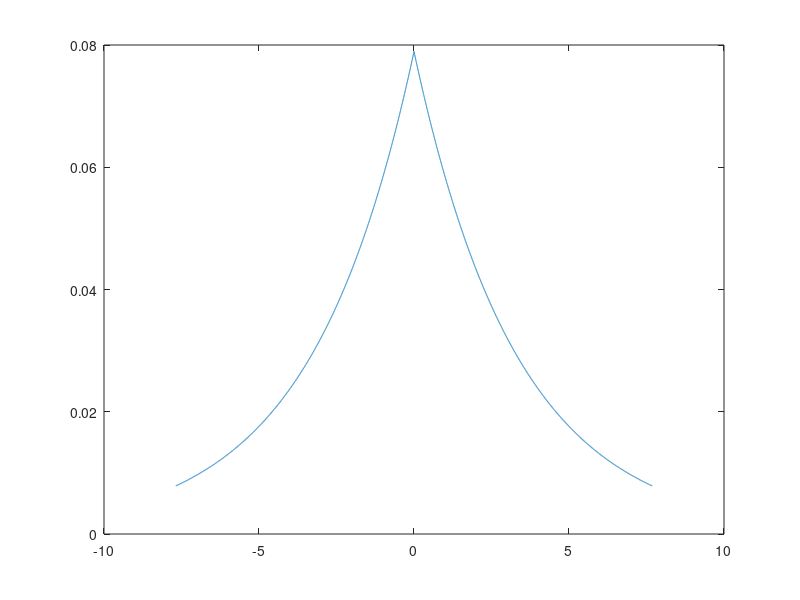

MATLAB code to generate this figure: (Note: this script raises an error after producing the figure.)
clear all 
close all
rand('state',123)
randn('state',223)
logname = "new_rotatingTarget_Laplace.csv";

numOfNodes = 8;
roh = 1;
m = 1;
epsilon = 0.3;
delta = 0.0243998192017306;
lamda = roh/epsilon;
a_m = (roh/epsilon)*log1p(expm1(epsilon)*((m*(1-expm1(-epsilon/m)))/(2*delta)) )
phi_m = 1/(2*lamda*(1-expm1(-a_m/lamda)))
%interval_Laplace = fixed.Interval(-a_m, a_m);
x_m = -a_m:a_m/5000:a_m;
p_Laplace = phi_m .* exp(-abs(x_m)/lamda);
plot(x_m,p_Laplace);
%p_Laplace = @(w)phi_m .* exp(-abs(w)/lamda);
%figure;
%fplot(p_Laplace,[-a_m,a_m]);

s1= size(x_m);
F= [0.992 -0.1247; 0.1247 0.992];
x(:,1) = [50;50];
h(1)=0; %[0,1]

p_Laplace = p_Laplace/sum(p_Laplace); % Make sure probabilites add up to 1.
cp_Laplace = [0, cumsum(p_Laplace)]
% r_Laplace = rand;
% ind_Laplace = find(r_Laplace>cp_Laplace, 1, 'last');
% resultdp_Laplace = x_m(ind_Laplace);
r_Laplace1 = rand;
ind_Laplace1 = find(r_Laplace1>cp_Laplace, 1, 'last');
resultdp_Laplace1 = x_m(ind_Laplace1);
r_Laplace2 = rand;
ind_Laplace2 = find(r_Laplace2>cp_Laplace, 1, 'last');
resultdp_Laplace2 = x_m(ind_Laplace2);
% figure;
zm = zonotope([0],[.01 0.02]);
rng(1,'twister');%12-8-2022 
p1 = randPoint(zm);
p2 = randPoint(zm);
x_noisy(:,1) = x(:,1) + [p1;p2];

x_noisydp(:,1) = x_noisy(:,1)+[resultdp_Laplace1;resultdp_Laplace2];
nodeIndex(1) = 0;
dataLength= 1e4;
for i=2:dataLength
    if mod(i,8)==0%8 
        x(:,i) = F*x(:,i-1);
    else
        x(:,i) = x(:,i-1);
    end
    rng(i,'twister');%12-8-2022 
    p1 = randPoint(zm);
    x_noisy(:,i) = x(:,i) + [p1;p2];
    r_Laplace1 = rand;
    ind_Laplace1 = find(r_Laplace1>cp_Laplace, 1, 'last');
    resultdp_Laplace1 = x_m(ind_Laplace1);
    r_Laplace2 = rand;
    ind_Laplace2 = find(r_Laplace2>cp_Laplace, 1, 'last');
    resultdp_Laplace2 = x_m(ind_Laplace2);
    %rand_num = randpdf(pdf_sample, sample, 1);
    x_noisydp(:,i) = x_noisy(:,i)+[resultdp_Laplace1;resultdp_Laplace2];
    % From 1 to numOfNodes
    nodeIndex(i) = mod(nodeIndex(i-1)+1,numOfNodes);
    if mod(i,2)==0
        h(i)=1; %[1,0]
    else
        h(i)=0; %[0,1]
    end
end
figure
plot(x_noisy(1,:),x_noisy(2,:),'r*')
hold on
plot(x(1,:),x(2,:),'*')
hold on
plot(x_noisydp(1,:),x_noisydp(2,:),'g*')
legend({'x noisy','x','x noisy differential privacy'}, 'Orientation', 'vertical', 'Location', 'NE');
s2= size(x_noisy)
time=1:dataLength;
Matrix = [ time',nodeIndex'+1,x(1,:)',x(2,:)',x_noisy(1,:)',x_noisy(2,:)',x_noisydp(1,:)',x_noisydp(2,:)',h'];
dlmwrite(strcat('logs/',logname), Matrix, 'delimiter', ',', 'precision', 20);